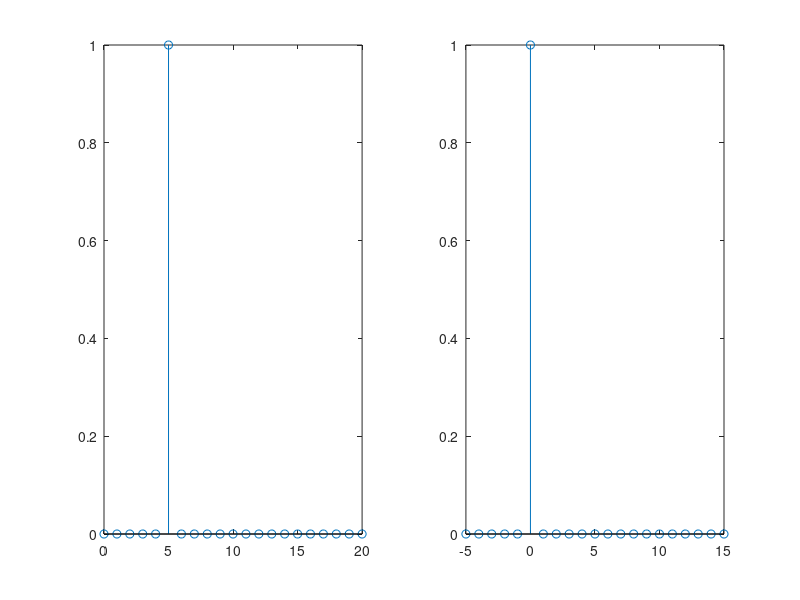
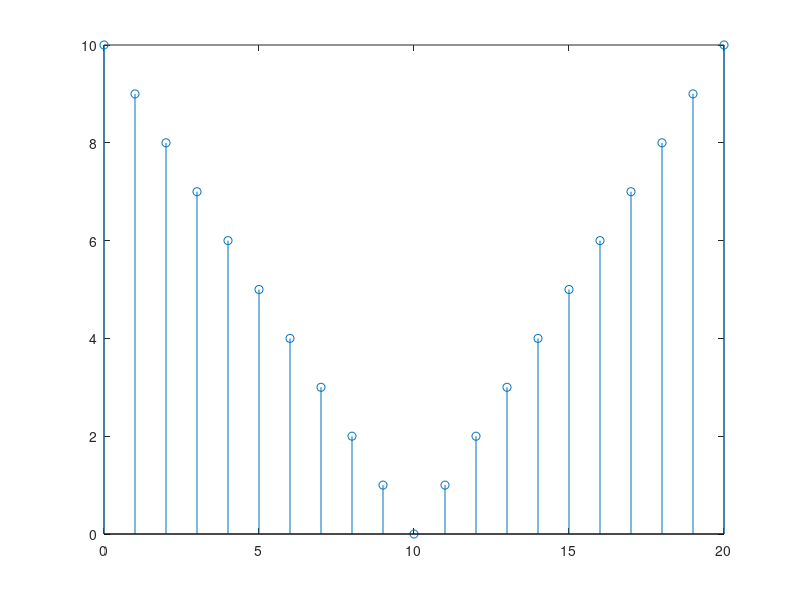
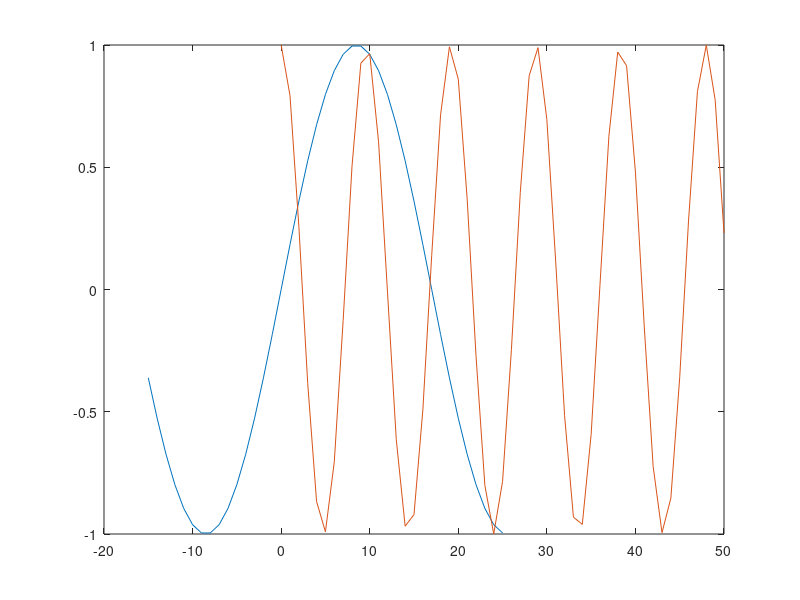
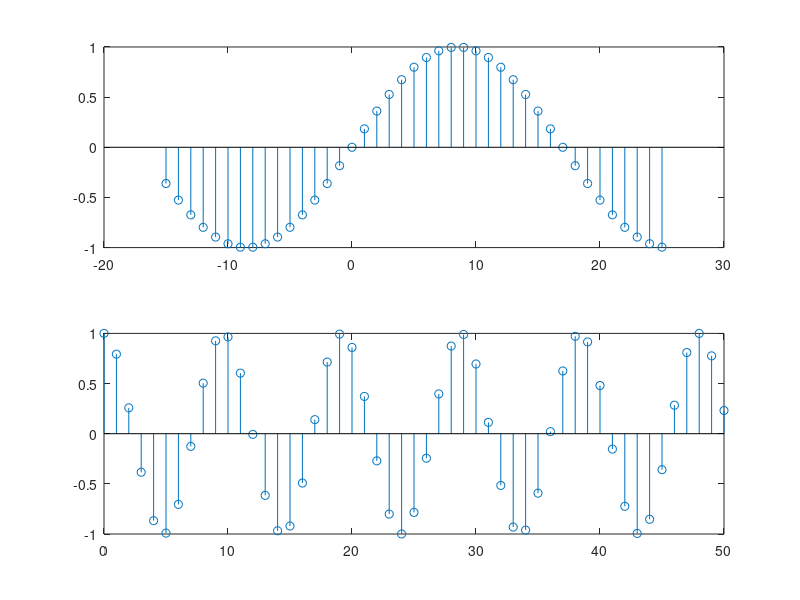

These charts were generated, in order, by the following MATLAB code:
%a)
%Cream vectorii z, n, m
for i=1:1:21
    if i==6
        z(i:i)=1;
    else z(i:i)=0;
    end
end

n=0:20

%cream prima minifereastra si reprezantam z in fuctie de n, folosim functia
%figure inainte de fiecare comanda grafica ca sa ne apara toate graficele necesare

figure(1)

subplot(1,2,1)
stem(n,z)

m=-5:15;

%cream a doua minifereastra si reprezentam z in fuctie de m

subplot(1,2,2)
stem(m,z)

%b)
for y=1:1:21
    t(y:y)=abs(10-n(y:y))
end
 
figure(2) 

stem(n,t)

%c)
k=-15:25
for l=1:1:41
    x1(l:l)=sin((pi/17)*k(l:l));
end

o=0:50
for p=1:1:51
    x2(p:p)=cos((pi/sqrt(23))*o(p:p));
end

figure(3)
plot(k,x1,o,x2)

figure(4)
subplot(2,1,1)
stem(k,x1)

subplot(2,1,2)
stem(o,x2)
